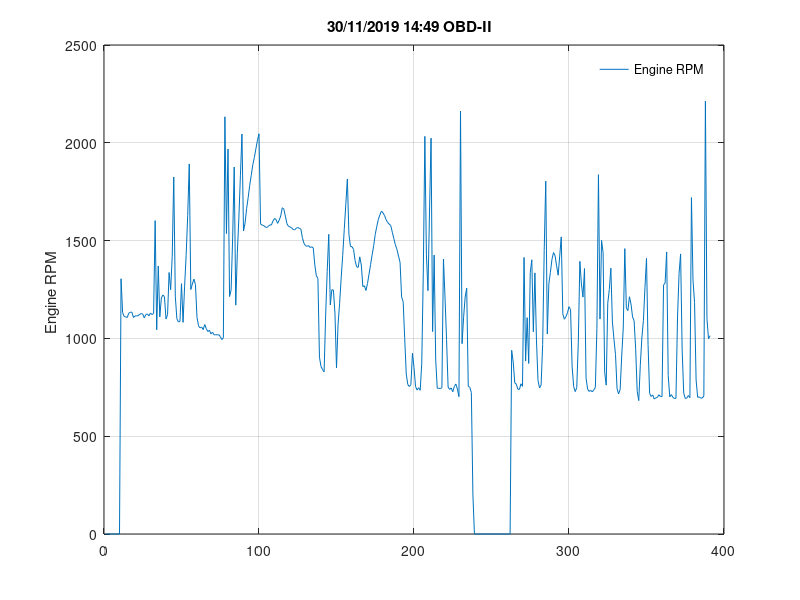

The MATLAB source for this figure:
time = [0  0  0  0  0  0  0  0  0  0  1305  1132  1112  1110  1107  1129  1134  1134  1107  1115  1115  1116  1123  1127  1124  1105  1122  1125  1115  1130  1122  1128  1602  1044  1370  1110  1207  1222  1213  1099  1121  1337  1249  1417  1825  1216  1101  1084  1087  1280  1082  1267  1425  1629  1892  1250  1278  1303  1275  1107  1064  1054  1058  1045  1071  1050  1035  1042  1023  1032  1018  1019  1018  1019  1010  994  1003  2133  1536  1968  1214  1248  1514  1876  1170  1435  1615  1831  2045  1549  1589  1663  1719  1782  1834  1888  1925  1970  2013  2046  1586  1579  1577  1570  1567  1573  1580  1580  1600  1613  1607  1588  1604  1626  1668  1661  1625  1587  1573  1570  1566  1557  1555  1563  1567  1563  1559  1515  1486  1474  1471  1474  1465  1468  1463  1376  1320  1307  904  856  841  829  1119  1342  1532  1171  1249  1247  1129  849  1072  1177  1308  1425  1557  1685  1815  1533  1470  1469  1455  1398  1366  1363  1417  1375  1265  1269  1245  1281  1329  1378  1428  1475  1532  1573  1609  1632  1651  1642  1628  1607  1593  1584  1577  1543  1510  1478  1455  1421  1389  1212  1188  999  818  764  754  764  924  851  754  736  748  735  873  1339  2033  1428  1244  1646  2024  1035  1426  889  745  745  744  748  1406  1212  995  751  739  747  727  754  767  741  702  2162  973  1108  1212  1257  756  750  723  200  0  0  0  0  0  0  0  0  0  0  0  0  0  0  0  0  0  0  0  0  0  0  0  0  939  879  773  766  740  739  768  755  1414  884  1106  872  1338  1402  1034  1335  992  785  747  761  968  1450  1804  1023  1279  1338  1404  1439  1423  1371  1323  1421  1519  1126  1098  1111  1131  1162  1147  858  754  728  748  980  1394  1279  1211  1357  798  741  729  734  727  737  749  1051  1837  1099  1501  1439  828  761  1180  1250  1359  1084  996  918  743  716  739  910  1053  1459  1156  1142  1213  1176  1110  1090  947  729  682  863  1002  1091  1259  1409  969  719  703  711  690  696  698  712  703  702  1273  1283  1442  811  701  713  699  693  693  1104  1332  1432  941  721  693  695  708  697  1720  1298  1183  787  699  701  695  695  706  2213  1101  998  1014  ];
plot(time);
title(['30/11/2019 14:49 OBD-II  '])
ylabel('Engine RPM ')
grid
legend('Engine RPM ')
legend boxoff
